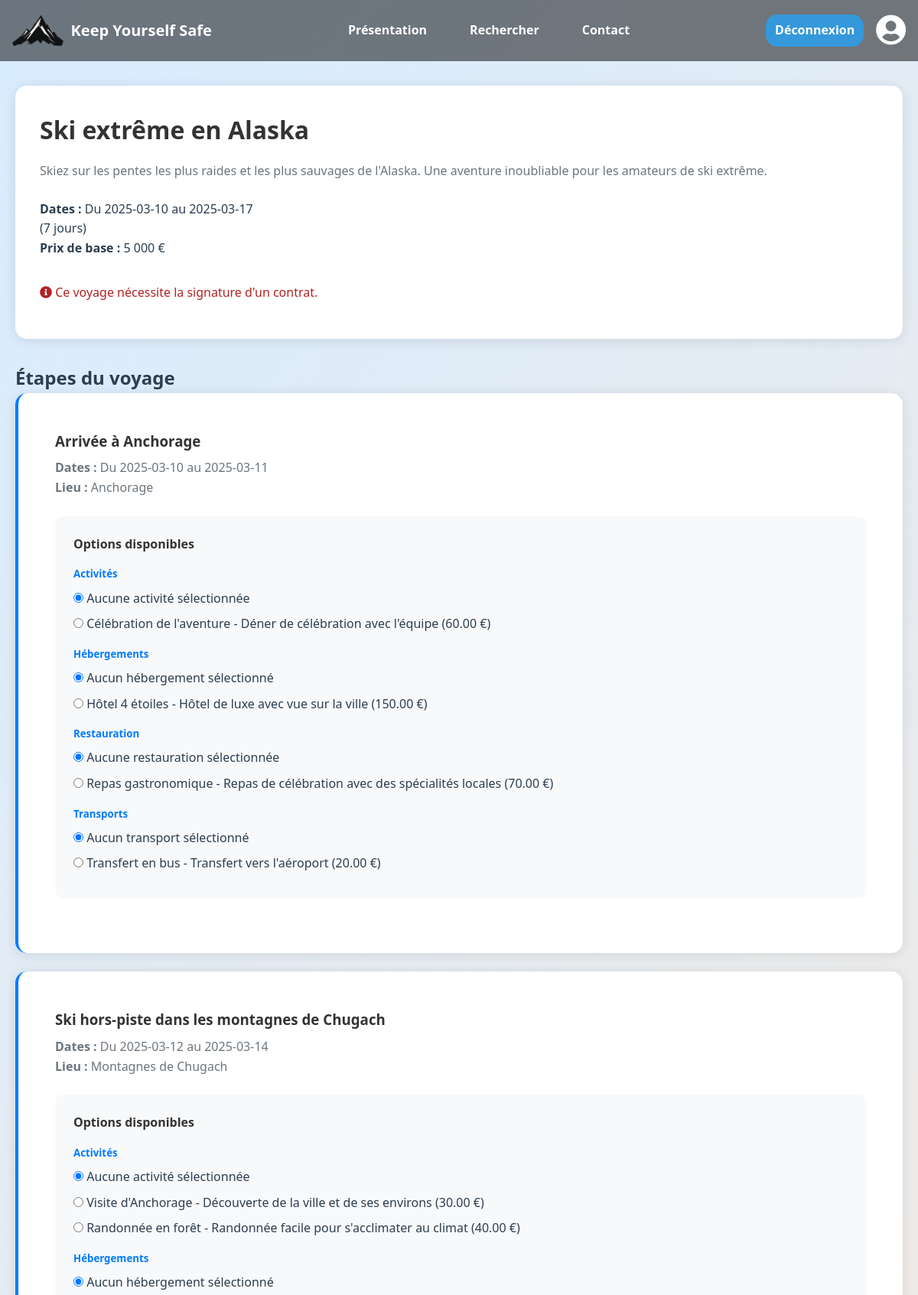
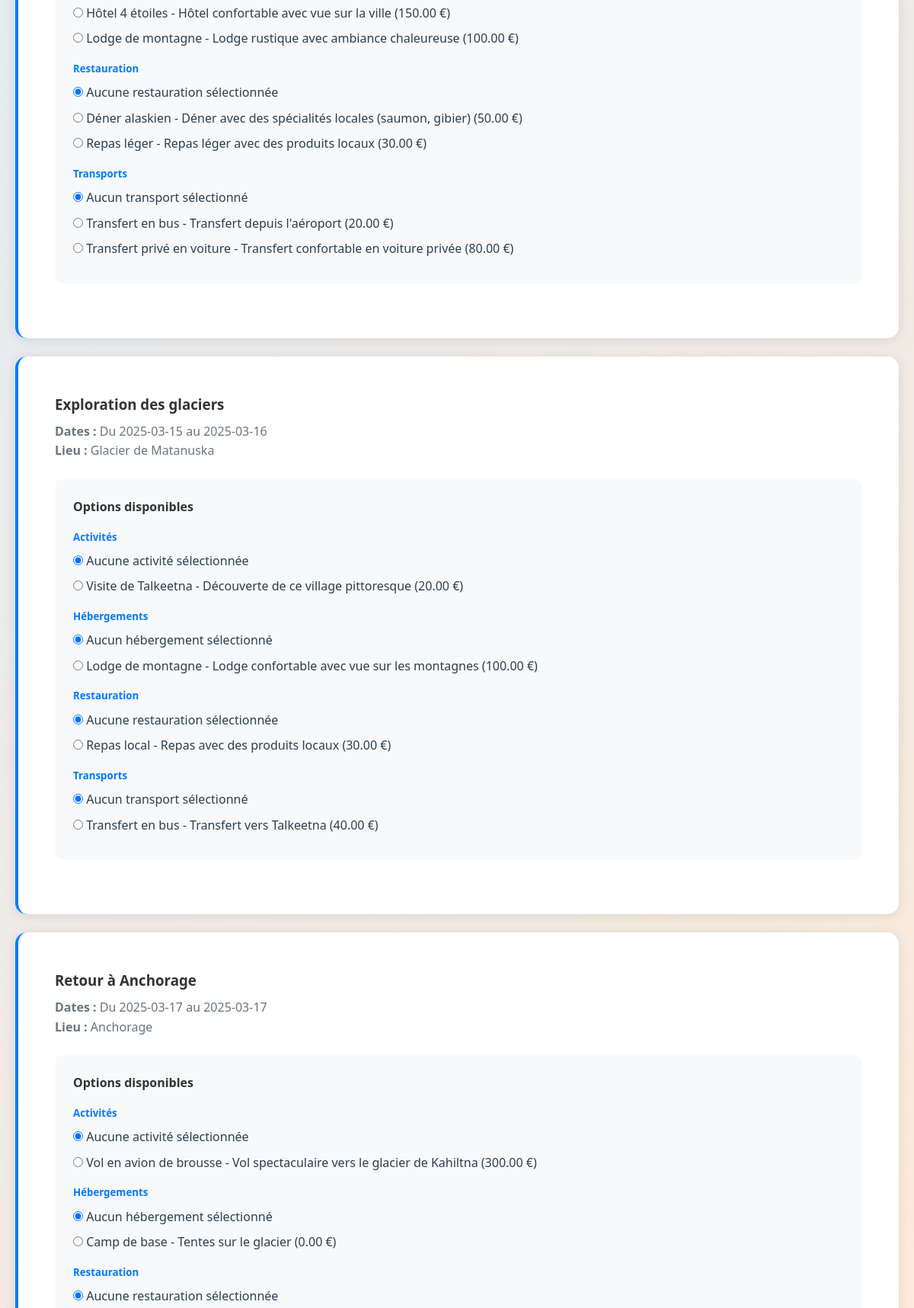
/details.php?id=4 (signed in, upper part), run on the app's committed database (2 pictures, top to bottom).
### tables this page shows
CREATE TABLE `voyages` (
  `id_voyage` int(11) NOT NULL,
  `titre` varchar(255) NOT NULL,
  `description` text DEFAULT NULL,
  `note_moyenne` decimal(3,1) DEFAULT NULL,
  `nb_avis` int(11) DEFAULT NULL,
  `nb_etape` int(11) DEFAULT NULL,
  `contrat` tinyint(1) DEFAULT NULL,
  `date_debut` date DEFAULT NULL,
  `date_fin` date DEFAULT NULL,
  `duree` varchar(50) DEFAULT NULL,
  `prix_total` decimal(10,2) DEFAULT NULL,
  `statut` varchar(50) DEFAULT NULL,
  `personnes_max` int(11) DEFAULT NULL
);

CREATE TABLE `etapes` (
  `id_etape` int(11) NOT NULL,
  `id_voyage` int(11) DEFAULT NULL,
  `titre` varchar(255) DEFAULT NULL,
  `date_arrivee` date DEFAULT NULL,
  `date_depart` date DEFAULT NULL,
  `duree` varchar(50) DEFAULT NULL,
  `gps` varchar(50) DEFAULT NULL,
  `ville` varchar(100) DEFAULT NULL
);

CREATE TABLE `options_etape` (
  `id_option` int(11) NOT NULL,
  `id_etape` int(11) DEFAULT NULL,
  `type_option` enum('activite','hebergement','restauration','transport') DEFAULT NULL,
  `nom` varchar(255) DEFAULT NULL,
  `description` text DEFAULT NULL,
  `prix_par_personne` decimal(10,2) DEFAULT NULL,
  `nombre_personnes_max` int(11) DEFAULT NULL
);

### details.php (the view, shortened to what this page needs)
<?php
$db = Database::getInstance();
$pdo = $db->getConnection();
$voyageId = isset($_GET['id']) ? (int)$_GET['id'] : 0;
$stmt = $pdo->prepare("SELECT * FROM voyages WHERE id_voyage = ?");
$stmt->execute([$voyageId]);
$voyage = $stmt->fetch(PDO::FETCH_ASSOC);
$stmt = $pdo->prepare("SELECT * FROM etapes WHERE id_voyage = ?");
$stmt->execute([$voyageId]);
$etapes = $stmt->fetchAll(PDO::FETCH_ASSOC);
foreach ($etapes as &$etape) {
    $stmt = $pdo->prepare("SELECT * FROM options_etape WHERE id_etape = ?");
    $stmt->execute([$etape['id_etape']]);
    $options = $stmt->fetchAll(PDO::FETCH_ASSOC);
}
$voyage['etapes'] = $etapes;
$voyage['dates'] = [
    'debut' => $voyage['date_debut'],
    'fin'   => $voyage['date_fin'],
    'duree' => $voyage['duree']
];
?>
<!DOCTYPE html>
<html lang="fr">
<head>
    <link rel="stylesheet" type="text/css" href="style.css">
    <link rel="stylesheet" href="https://cdnjs.cloudflare.com/ajax/libs/font-awesome/5.15.4/css/all.min.css">
</head>
<body>
    <nav>
        <div class="nav-left">
            <a href="accueil.php" class="nav-brand">
                <img src="img/logo.png" alt="Logo">
                Keep Yourself Safe
            </a>
        </div>
        <ul class="nav-links">
            <li><a href="presentation.php">Présentation</a></li>
            <li><a href="recherche.php">Rechercher</a></li>
            <li><a href="mailto:contact@kys.fr">Contact</a></li>
        </ul>
        <div class="nav-right">
            <a href="scripts_php/logout.php" class="btn nav-btn">Déconnexion</a>
            <a href="profile.php" class="profile-icon">
                <i class="fas fa-user-circle"></i>
            </a>
        </div>
    </nav>
    <div class="voyage-details-container">
        <div class="voyage-header">
            <h1><?php echo htmlspecialchars($voyage['titre']); ?></h1>
            <p class="lead"><?php echo htmlspecialchars($voyage['description']); ?></p>
            <div class="row">
                <div class="col-md-4">
                    <p><strong>Dates :</strong> Du <?php echo htmlspecialchars($voyage['dates']['debut']); ?> au <?php echo htmlspecialchars($voyage['dates']['fin']); ?><br>
                    (<?php echo htmlspecialchars($voyage['dates']['duree']); ?>)</p>
                </div>
                <div class="col-md-4">
                    <p><strong>Prix de base :</strong> <?php echo number_format($voyage['prix_total'], 0, ',', ' '); ?> €</p>
                </div>
            </div>
            <?php if ($voyage['contrat']): ?>
                <div class="voyage-alert alert">
                    <i class="fas fa-info-circle"></i> Ce voyage nécessite la signature d'un contrat.
                </div>
            <?php endif; ?>
        </div>
        <form method="post">
            <h2 class="mb-4">Étapes du voyage</h2>
            <?php foreach ($voyage['etapes'] as $etape): ?>
                <div class="etape-card">
                    <div class="card-body">
                        <h3 class="card-title"><?php echo htmlspecialchars($etape['titre']); ?></h3>
                        <p class="card-text">
                            <strong>Dates :</strong> Du <?php echo htmlspecialchars($etape['date_arrivee']); ?> au <?php echo htmlspecialchars($etape['date_depart']); ?><br>
                            <strong>Lieu :</strong> <?php echo htmlspecialchars($etape['ville']); ?>
                        </p>
                        <?php if (!empty($etape['options'])): ?>
                            <div class="option-section">
                                <h4>Options disponibles</h4>
                                <?php if (!empty($etape['options']['activites'])): ?>
                                    <div class="mb-3">
                                        <h5>Activités</h5>
                                        <div class="form-check">
                                            <input class="form-check-input" type="radio" name="activite_<?php echo $etape['id_etape']; ?>" id="activite_<?php echo $etape['id_etape']; ?>_none" value="" checked>
                                            <label class="form-check-label" for="activite_<?php echo $etape['id_etape']; ?>_none">
                                                Aucune activité sélectionnée
                                            </label>
                                        </div>
                                        <?php foreach ($etape['options']['activites'] as $activite): ?>
                                            <div class="form-check">
                                                <input class="form-check-input" type="radio" name="activite_<?php echo $etape['id_etape']; ?>" id="activite_<?php echo $etape['id_etape']; ?>_<?php echo $activite['id_option']; ?>" value="<?php echo $activite['id_option']; ?>">
                                                <label class="form-check-label" for="activite_<?php echo $etape['id_etape']; ?>_<?php echo $activite['id_option']; ?>">
                                                    <?php echo htmlspecialchars($activite['nom']); ?> - <?php echo htmlspecialchars($activite['description']); ?> (<?php echo $activite['prix_par_personne']; ?> €)
                                                </label>
                                            </div>
                                        <?php endforeach; ?>
                                    </div>
                                <?php endif; ?>
                                <?php if (!empty($etape['options']['hebergements'])): ?>
                                    <div class="mb-3">
                                        <h5>Hébergements</h5>
                                        <div class="form-check">
                                            <input class="form-check-input" type="radio" name="hebergement_<?php echo $etape['id_etape']; ?>" id="hebergement_<?php echo $etape['id_etape']; ?>_none" value="" checked>
                                            <label class="form-check-label" for="hebergement_<?php echo $etape['id_etape']; ?>_none">
                                                Aucun hébergement sélectionné
                                            </label>
                                        </div>
                                        <?php foreach ($etape['options']['hebergements'] as $heb): ?>
                                            <div class="form-check">
                                                <input class="form-check-input" type="radio" name="hebergement_<?php echo $etape['id_etape']; ?>" id="hebergement_<?php echo $etape['id_etape']; ?>_<?php echo $heb['id_option']; ?>" value="<?php echo $heb['id_option']; ?>">
                                                <label class="form-check-label" for="hebergement_<?php echo $etape['id_etape']; ?>_<?php echo $heb['id_option']; ?>">
                                                    <?php echo htmlspecialchars($heb['nom']); ?> - <?php echo htmlspecialchars($heb['description']); ?> (<?php echo $heb['prix_par_personne']; ?> €)
                                                </label>
                                            </div>
                                        <?php endforeach; ?>
                                    </div>
                                <?php endif; ?>
                                <?php if (!empty($etape['options']['restaurations'])): ?>
                                    <div class="mb-3">
                                        <h5>Restauration</h5>
                                        <div class="form-check">
                                            <input class="form-check-input" type="radio" name="restauration_<?php echo $etape['id_etape']; ?>" id="restauration_<?php echo $etape['id_etape']; ?>_none" value="" checked>
                                            <label class="form-check-label" for="restauration_<?php echo $etape['id_etape']; ?>_none">
                                                Aucune restauration sélectionnée
                                            </label>
                                        </div>
                                        <?php foreach ($etape['options']['restaurations'] as $rest): ?>
                                            <div class="form-check">
                                                <input class="form-check-input" type="radio" name="restauration_<?php echo $etape['id_etape']; ?>" id="restauration_<?php echo $etape['id_etape']; ?>_<?php echo $rest['id_option']; ?>" value="<?php echo $rest['id_option']; ?>">
                                                <label class="form-check-label" for="restauration_<?php echo $etape['id_etape']; ?>_<?php echo $rest['id_option']; ?>">
                                                    <?php echo htmlspecialchars($rest['nom']); ?> - <?php echo htmlspecialchars($rest['description']); ?> (<?php echo $rest['prix_par_personne']; ?> €)
                                                </label>
                                            </div>
                                        <?php endforeach; ?>
                                    </div>
                                <?php endif; ?>
                                <?php if (!empty($etape['options']['transports'])): ?>
                                    <div class="mb-3">
                                        <h5>Transports</h5>
                                        <div class="form-check">
                                            <input class="form-check-input" type="radio" name="transport_<?php echo $etape['id_etape']; ?>" id="transport_<?php echo $etape['id_etape']; ?>_none" value="" checked>
                                            <label class="form-check-label" for="transport_<?php echo $etape['id_etape']; ?>_none">
                                                Aucun transport sélectionné
                                            </label>
                                        </div>
                                        <?php foreach ($etape['options']['transports'] as $trans): ?>
                                            <div class="form-check">
                                                <input class="form-check-input" type="radio" name="transport_<?php echo $etape['id_etape']; ?>" id="transport_<?php echo $etape['id_etape']; ?>_<?php echo $trans['id_option']; ?>" value="<?php echo $trans['id_option']; ?>">
                                                <label class="form-check-label" for="transport_<?php echo $etape['id_etape']; ?>_<?php echo $trans['id_option']; ?>">
                                                    <?php echo htmlspecialchars($trans['nom']); ?> - <?php echo htmlspecialchars($trans['description']); ?> (<?php echo $trans['prix_par_personne']; ?> €)
                                                </label>
                                            </div>
                                        <?php endforeach; ?>
                                    </div>
                                <?php endif; ?>
                            </div>
                        <?php else: ?>
                            <div class="voyage-alert">
                                <i class="fas fa-info-circle"></i> Aucune option disponible pour cette étape.
                            </div>
                        <?php endif; ?>
                    </div>
                </div>
            <?php endforeach; ?>
        </form>
    </div>
</body>
</html>

### style.css (style rules this page uses)
:root { --white: #ffffff; --white-blueish: #d7ecff; --beige: #ffead7; --light-blue: #3498db; --blue: #007bff; --light-gray: #6c757d; --text-color: #333; --dark-bg: #343a40; --text-dark: #2c3e50; --green: #28a745; --yellow: #ffd700; --orange: #FFA500; --red: #E63946; --bred: #B22222; --transition: all 0.3s ease; --shadow: 0 2px 15px rgba(0, 0, 0, 0.1); }
* { margin: 0; padding: 0; box-sizing: border-box; font-family: 'Segoe UI', sans-serif; }
body { background: linear-gradient(135deg, var(--white-blueish) 0%, var(--beige) 100%); min-height: 100vh; color: var(--text-dark); line-height: 1.6; }
nav { background: rgba(0, 0, 0, 0.5); height: 80px; padding: 16px; display: flex; justify-content: space-between; align-items: center; position: sticky; top: 0; z-index: 1000; }
.nav-left { display: flex; align-items: center; }
.nav-brand { display: flex; align-items: center; text-decoration: none; color: white; font-weight: bold; font-size: 20px; }
.nav-brand img { height: 40px; margin-right: 10px; }
.nav-links { list-style: none; display: flex; justify-content: center; gap: 32px; }
.nav-links li a { text-decoration: none; color: white; font-weight: bold; padding: 8px 12px; transition: 0.3s; }
.nav-right { display: flex; align-items: center; gap: 16px; }
.nav-right i { font-size: 40px; color: var(--white); }
.btn { text-decoration: none; text-align: center; white-space: nowrap; display: inline-block; font-weight: bold; color: white; transition: var(--transition); }
.nav-btn { background: var(--light-blue); padding: 8px 12px; border-radius: 15px; }
.card-body { padding: 1.5rem; }
.card-title { color: var(--text-color); margin-bottom: 0.5rem; }
.card-text { color: var(--light-gray); margin-bottom: 1rem; }
.voyage-details-container { max-width: 1200px; margin: 2rem auto; padding: 0 20px; }
.voyage-header { background: white; padding: 2rem; margin-bottom: 2rem; border-radius: 15px; box-shadow: var(--shadow); }
.voyage-header h1 { color: var(--text-color); margin-bottom: 1rem; }
.voyage-header .lead { color: var(--light-gray); margin-bottom: 1.5rem; }
.etape-card { background: white; border-radius: 15px; padding: 1.5rem; margin-bottom: 1.5rem; box-shadow: var(--shadow); border-left: 4px solid var(--blue); transition: var(--transition); }
.option-section { background: #f8f9fa; padding: 1.5rem; border-radius: 10px; margin: 1.5rem 0; }
.option-section h4 { color: var(--text-color); margin-bottom: 1rem; }
.option-section h5 { color: var(--blue); margin: 1rem 0 0.5rem; }
.form-check { margin-bottom: 0.5rem; }
.form-check-label { cursor: pointer; }
.voyage-alert { margin: 1rem 0; }
.alert { color: var(--bred); }

### data on the page
voyages: titre "Ski extrême en Alaska", description "Skiez sur les pentes les plus raides et les plus sauvages de l'Alaska. Une aventure inoubliable pour les amateurs de ski extrême.", date_debut "2025-03-10", date_fin "2025-03-17", duree "7 jours", prix_total "5 000"
etapes: titre "Arrivée à Anchorage", date_arrivee "2025-03-10", date_depart "2025-03-11", ville "Anchorage"
options_etape: nom "Célébration de l'aventure", description "Déner de célébration avec l'équipe", prix_par_personne "60.00"
options_etape: nom "Hôtel 4 étoiles", description "Hôtel de luxe avec vue sur la ville", prix_par_personne "150.00"
options_etape: nom "Repas gastronomique", description "Repas de célébration avec des spécialités locales", prix_par_personne "70.00"
options_etape: nom "Transfert en bus", description "Transfert vers l'aéroport", prix_par_personne "20.00"
etapes: titre "Ski hors-piste dans les montagnes de Chugach", date_arrivee "2025-03-12", date_depart "2025-03-14", ville "Montagnes de Chugach"
options_etape: nom "Visite d'Anchorage", description "Découverte de la ville et de ses environs", prix_par_personne "30.00"
options_etape: nom "Randonnée en forêt", description "Randonnée facile pour s'acclimater au climat", prix_par_personne "40.00"
options_etape: nom "Hôtel 4 étoiles", description "Hôtel confortable avec vue sur la ville", prix_par_personne "150.00"
options_etape: nom "Lodge de montagne", description "Lodge rustique avec ambiance chaleureuse", prix_par_personne "100.00"
options_etape: nom "Déner alaskien", description "Déner avec des spécialités locales (saumon, gibier)", prix_par_personne "50.00"
options_etape: nom "Repas léger", description "Repas léger avec des produits locaux", prix_par_personne "30.00"
options_etape: nom "Transfert en bus", description "Transfert depuis l'aéroport", prix_par_personne "20.00"
options_etape: nom "Transfert privé en voiture", description "Transfert confortable en voiture privée", prix_par_personne "80.00"
etapes: titre "Exploration des glaciers", date_arrivee "2025-03-15", date_depart "2025-03-16", ville "Glacier de Matanuska"
options_etape: nom "Visite de Talkeetna", description "Découverte de ce village pittoresque", prix_par_personne "20.00"
options_etape: nom "Lodge de montagne", description "Lodge confortable avec vue sur les montagnes", prix_par_personne "100.00"
options_etape: nom "Repas local", description "Repas avec des produits locaux", prix_par_personne "30.00"
options_etape: nom "Transfert en bus", description "Transfert vers Talkeetna", prix_par_personne "40.00"
etapes: titre "Retour à Anchorage", date_arrivee "2025-03-17", date_depart "2025-03-17", ville "Anchorage"
options_etape: nom "Vol en avion de brousse", description "Vol spectaculaire vers le glacier de Kahiltna", prix_par_personne "300.00"
options_etape: nom "Camp de base", description "Tentes sur le glacier", prix_par_personne "0.00"
